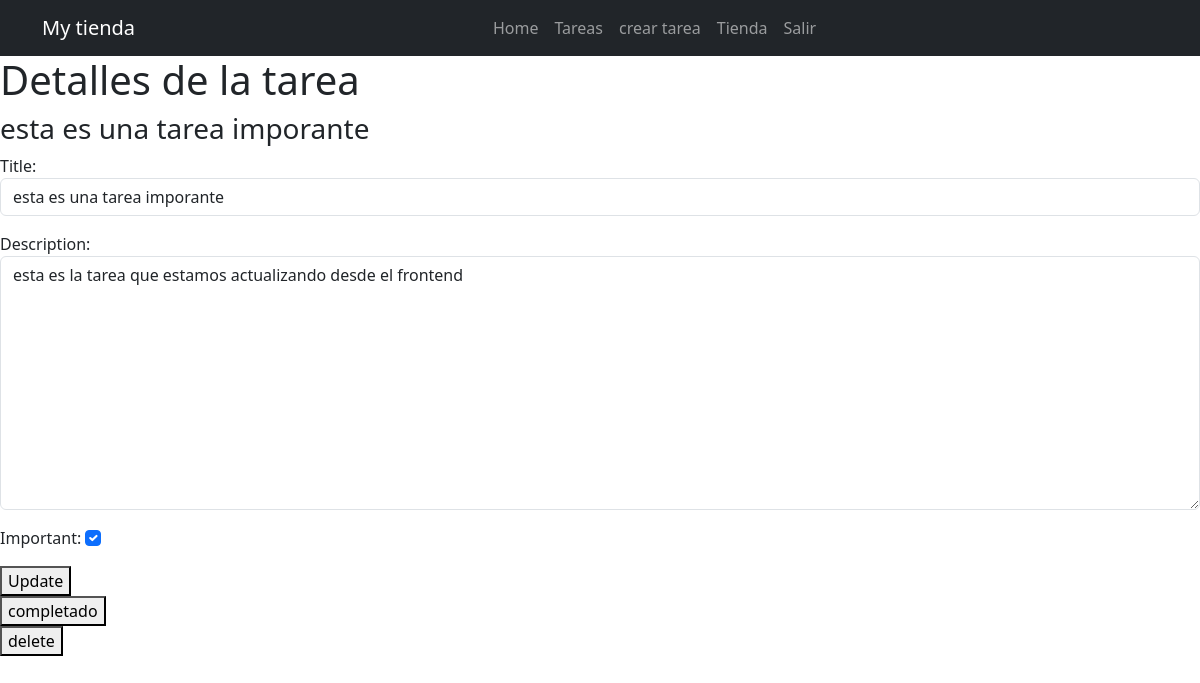
Before: /task/5/ (signed in) with the older database file.
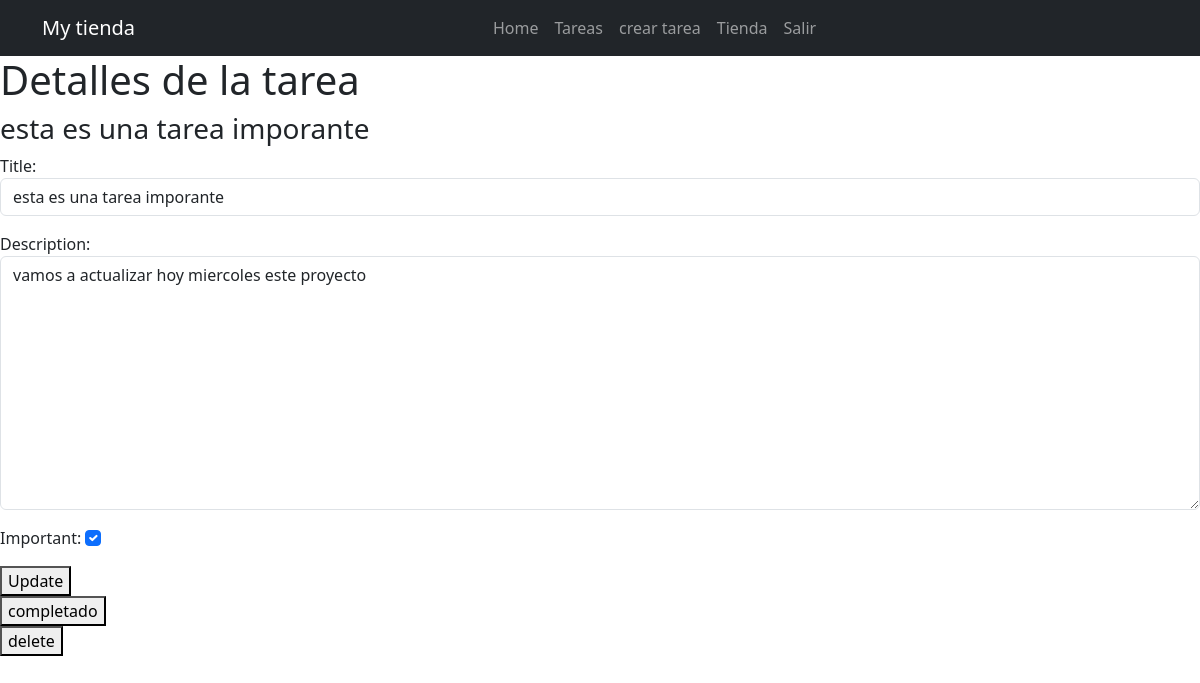
After: the same page with the newer database file.
### tasks/models.py (models this page shows, shortened)
class Task (models.Model):
    title = models.CharField(max_length=100)
    description = models.TextField(blank=True)
    created=models.DateTimeField(auto_now_add=True)
    datecompleted = models.DateField(null=True)
    important= models.BooleanField(default=False)
    user = models.ForeignKey(User,on_delete=models.CASCADE)

### tasks/views.py (the view, shortened to what this page needs)
# urls.py: path('task/<int:task_id>/', views.task_detail, name='task_detail'),
@login_required
def task_detail(request, task_id):
    if request.method == 'GET':
        task = get_object_or_404(Task, pk=task_id, user=request.user)
        form = TaskForm(instance=task)
        return render(request, 'task_details.html', {'task': task, 'form': form})

### tasks/forms.py
class TaskForm(forms.ModelForm):
    class Meta:
        model = Task
        fields= ['title','description','important']
        widgets= {
            'title': forms.TextInput(attrs={'class':'form-control','placeholder':'Escribe tu titulo'}),
            'description': forms.Textarea(attrs={'class':'form-control','placeholder':'Escribe tu titulo'}),
            'important': forms.CheckboxInput(attrs={'class':'form-check-input'}),
        }

### tasks/templates/task_details.html (shortened to what this page needs)
{% extends 'base.html' %}
{% block content %}
<h1>Detalles de la tarea</h1>
<h3>{{task.title}}</h3>
<form action="" method="POST">
  {% csrf_token %} {{form.as_p}}
  <button>Update</button>
</form>
<form action="{% url 'complete_task' task.id %}" method="POST">
  <button>completado</button>
</form>
<form action="{% url 'delete_task' task.id %}" method="POST">
    <button>
      delete
    </button>
  </form>
{% endblock %}

Changed rows visible on the page:
changed Task "esta es una tarea imporante": description "esta es la tarea que estamos actualizando desde el frontend" → "vamos a actualizar hoy miercoles este proyecto"
